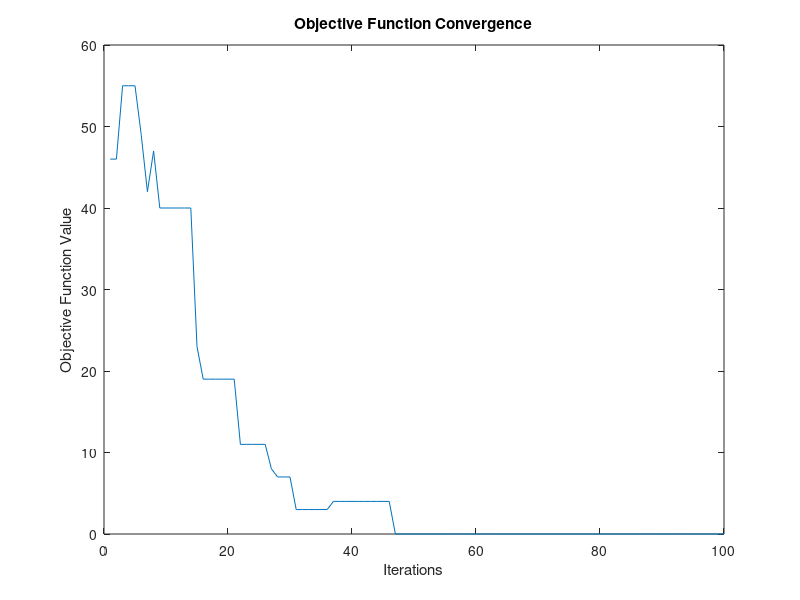

Source code (MATLAB):
% Defining the objective Function
objective_function = @(vec) abs(vec(1) + 2 * vec(2) + 3 * vec(3) + 4 * vec(4) - 30);

% 1. Initialization
chromosome_gens = 4;
population = 6;
Chromosome1 = [ 12, 5, 23, 8 ];
Chromosome2 = [ 2, 21, 18, 3 ];
Chromosome3 = [ 10, 4, 13, 14 ];
Chromosome4 = [ 20, 1, 10, 6 ];
Chromosome5 = [ 1, 4, 13, 19 ];
Chromosome6 = [ 20, 5, 17, 1 ];

Chromosomes = [ Chromosome1; Chromosome2; Chromosome3; Chromosome4; Chromosome5; Chromosome6 ];

iterations = 100;
objective_values = zeros(iterations, 1);

% Create a loop here
for iteration = 1 : iterations     
    % 2. Evaluation (the fitness function)
    F_obj = zeros(1, 6);
    for i = 1 : 6
        F_obj(i) = abs(objective_function(Chromosomes(i, :)));
    end

    objective_values(iteration) = min(F_obj);
    
    Fitness = zeros(1, 6);
    totalFitness = 0;
    for i = 1 : 6
        Fitness(i) = 1 / (1 + F_obj(i));
        totalFitness = totalFitness + Fitness(i);
    end

    % Calculation of the probability of each chromosome
    P = zeros(1, 6);
    for i = 1 : 6
        P(i) = Fitness(i) / totalFitness;
    end

    % Calcultions of the cumulative probabilities
    C = [P(1), 0, 0, 0, 0, 0];
    for i = 2 : 6
        C(i) = C(i - 1) + P(i);
    end

    % 3. Selection
    NewChromosomes = zeros(population, chromosome_gens);
    index = 1;
    R =rand(1, 6);
    for i = 1 : 6
        
        if   0 < R(i) && R(i) < C(1)
           NewChromosomes(i, :) = Chromosomes(1, :);
        elseif C(1) < R(i)  && R(i) < C(2)
            NewChromosomes(i, :) = Chromosomes(2, :);
        elseif C(2) < R(i) && R(i) < C(3)
            NewChromosomes(i, :) = Chromosomes(3, :);
        elseif C(3) < R(i) && R(i)< C(4)
            NewChromosomes(i, :) = Chromosomes(4, :);
        elseif C(4) < R(i)  && R(i) < C(5)
            NewChromosomes(i, :) = Chromosomes(5, :);
        elseif C(5) < R(i)  &&  R(i) < C(6)
            NewChromosomes(i, :) = Chromosomes(6, :);
        end 
    end

    Chromosomes = NewChromosomes;

    % 4. Chromosome Crossover
     crossover_rate = 0.25;
    R = rand(1, 6);

    result = zeros(population, chromosome_gens);
    r = zeros(1, population);
    parent = zeros(1, population);
    counter = 0;

    for i = 1 : population
        r(i) = rand;
        if R(i) < crossover_rate
            counter = counter + 1;
            parent(counter) = i;
        end
        result(i, :) = Chromosomes(i, :);
    end
    
    if counter > 1
        for i = 1 : counter
            cutpoint = randi([1, chromosome_gens]);
            
            if i == counter
                result(parent(i), cutpoint : chromosome_gens) = Chromosomes(parent(1), cutpoint : chromosome_gens);
            else
                result(parent(i), cutpoint : chromosome_gens) = Chromosomes(parent(i + 1), cutpoint : chromosome_gens);
            end
        end
    end
    
    
    % 5. Mutation
    mutation_rate = 0.1;
    total_gen = chromosome_gens * population;
    number_of_mutations = round(mutation_rate * total_gen);
    random_indices_for_mutation = 1 + randi(total_gen, [1, number_of_mutations]) - 1;
    
    for i = 1: length(random_indices_for_mutation)
        Chromosomes(random_indices_for_mutation(i)) = randi([1, 30]);
    end
          
end

% Printing the best Chromosomes
disp(Chromosomes);
% Plot the objective function with iterations
plot(1 : iterations, objective_values);
xlabel('Iterations');
ylabel('Objective Function Value');
title('Objective Function Convergence');
